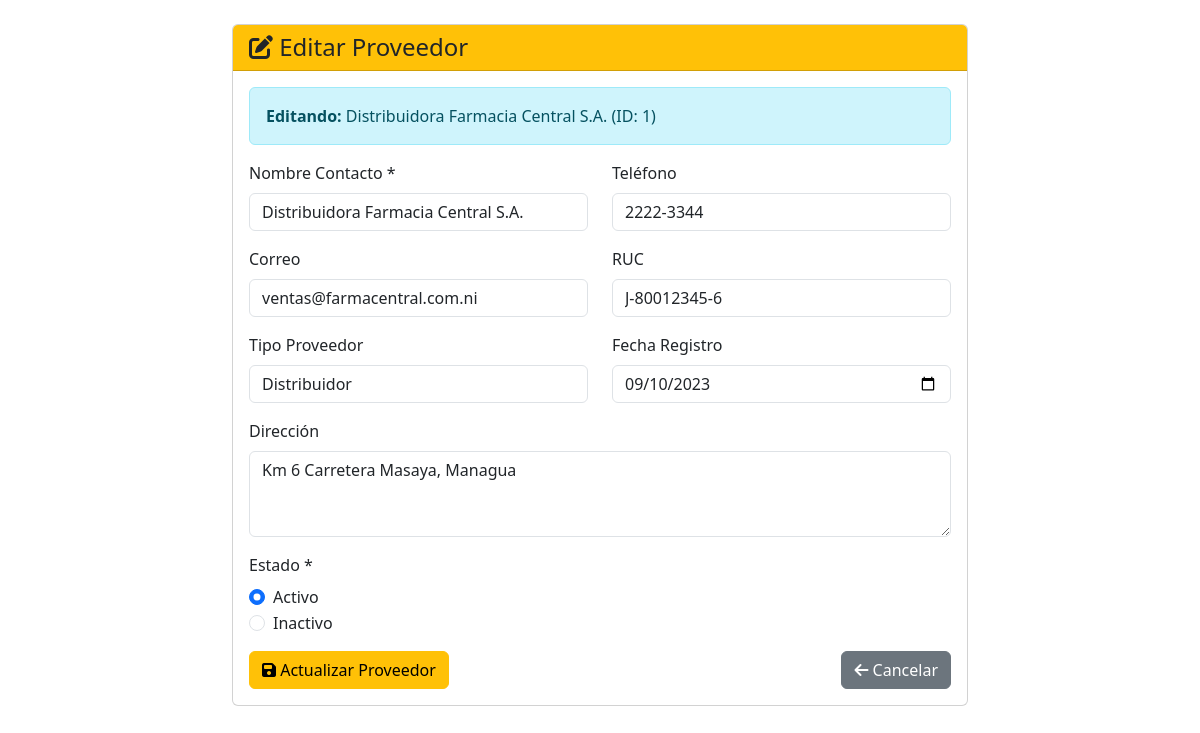
The app's page /proveedores/editar/1/ with its own data.
### farmacia_app/models.py (models this page shows, shortened)
class Proveedor(models.Model):
    id_proveedor = models.AutoField(primary_key=True)
    nombre_contacto = models.CharField(max_length=255)
    direccion = models.TextField(blank=True, null=True)
    telefono = models.CharField(max_length=20, blank=True, null=True)
    fecha_registro = models.DateField(blank=True, null=True)
    ruc = models.CharField(max_length=20, blank=True, null=True)
    correo = models.EmailField(blank=True, null=True)
    estado = models.IntegerField(default=1)
    tipo_proveedor = models.CharField(max_length=100, blank=True, null=True)
    class Meta:
        db_table = 'Proveedor'

### farmacia_app/views.py (the view)
# urls.py: path('proveedores/editar/<int:id_proveedor>/', views.proveedor_edit, name='proveedor_edit'),
def proveedor_edit(request, id_proveedor):
    proveedor = get_object_or_404(Proveedor, pk=id_proveedor)
    if request.method == 'POST':
        form = ProveedorForm(request.POST, instance=proveedor)
        if form.is_valid():
            form.save()
            return redirect('proveedor_list')
    else:
        form = ProveedorForm(instance=proveedor)
    return render(request, 'proveedor/edit.html', {'form': form, 'proveedor': proveedor})

### farmacia_app/templates/proveedor/edit.html (shortened to what this page needs)
<!DOCTYPE html>
<html lang="es">
<head>
    <link href="https://cdn.jsdelivr.net/npm/bootstrap@5.3.0/dist/css/bootstrap.min.css" rel="stylesheet">
    <link rel="stylesheet" href="https://cdnjs.cloudflare.com/ajax/libs/font-awesome/6.4.0/css/all.min.css">
</head>
<body>
    <div class="container mt-4">
        <div class="row justify-content-center">
            <div class="col-md-8">
                <div class="card">
                    <div class="card-header bg-warning text-dark">
                        <h4 class="mb-0"><i class="fas fa-edit"></i> Editar Proveedor</h4>
                    </div>
                    <div class="card-body">
                        <div class="alert alert-info">
                            <strong>Editando:</strong> {{ proveedor.nombre_contacto }} (ID: {{ proveedor.id_proveedor }})
                        </div>
                        <form method="POST">
                            <div class="row">
                                <div class="col-md-6 mb-3">
                                    <label for="id_nombre_contacto" class="form-label">Nombre Contacto *</label>
                                    <input type="text" class="form-control" id="id_nombre_contacto" name="nombre_contacto" value="{{ proveedor.nombre_contacto }}" required>
                                </div>
                                <div class="col-md-6 mb-3">
                                    <label for="id_telefono" class="form-label">Teléfono</label>
                                    <input type="text" class="form-control" id="id_telefono" name="telefono" value="{{ proveedor.telefono|default:'' }}">
                                </div>
                            </div>
                            <div class="row">
                                <div class="col-md-6 mb-3">
                                    <label for="id_correo" class="form-label">Correo</label>
                                    <input type="email" class="form-control" id="id_correo" name="correo" value="{{ proveedor.correo|default:'' }}">
                                </div>
                                <div class="col-md-6 mb-3">
                                    <label for="id_ruc" class="form-label">RUC</label>
                                    <input type="text" class="form-control" id="id_ruc" name="ruc" value="{{ proveedor.ruc|default:'' }}">
                                </div>
                            </div>
                            <div class="row">
                                <div class="col-md-6 mb-3">
                                    <label for="id_tipo_proveedor" class="form-label">Tipo Proveedor</label>
                                    <input type="text" class="form-control" id="id_tipo_proveedor" name="tipo_proveedor" value="{{ proveedor.tipo_proveedor|default:'' }}">
                                </div>
                                <div class="col-md-6 mb-3">
                                    <label for="id_fecha_registro" class="form-label">Fecha Registro</label>
                                    {% if proveedor.fecha_registro %}
                                        <input type="date" class="form-control" id="id_fecha_registro" name="fecha_registro" value="{{ proveedor.fecha_registro|date:'Y-m-d' }}">
                                    {% else %}
                                        <input type="date" class="form-control" id="id_fecha_registro" name="fecha_registro" value="">
                                    {% endif %}
                                </div>
                            </div>
                            <div class="mb-3">
                                <label for="id_direccion" class="form-label">Dirección</label>
                                <textarea class="form-control" id="id_direccion" name="direccion" rows="3">{{ proveedor.direccion|default:'' }}</textarea>
                            </div>
                            <div class="mb-3">
                                <label class="form-label">Estado *</label>
                                <div class="form-check">
                                    <input class="form-check-input" type="radio" name="estado" id="estado_activo" value="1" {% if proveedor.estado == 1 %}checked{% endif %}>
                                    <label class="form-check-label" for="estado_activo">
                                        Activo
                                    </label>
                                </div>
                                <div class="form-check">
                                    <input class="form-check-input" type="radio" name="estado" id="estado_inactivo" value="0" {% if proveedor.estado == 0 %}checked{% endif %}>
                                    <label class="form-check-label" for="estado_inactivo">
                                        Inactivo
                                    </label>
                                </div>
                            </div>
                            <div class="d-flex justify-content-between">
                                <button type="submit" class="btn btn-warning">
                                    <i class="fas fa-save"></i> Actualizar Proveedor
                                </button>
                                <a href="{% url 'proveedor_list' %}" class="btn btn-secondary">
                                    <i class="fas fa-arrow-left"></i> Cancelar
                                </a>
                            </div>
                        </form>
                    </div>
                </div>
            </div>
        </div>
    </div>
</body>
</html>

### records on screen
Proveedor: nombre_contacto "Distribuidora Farmacia Central S.A.", id_proveedor "1", telefono "2222-3344", correo "ventas@farmacentral.com.ni", ruc "J-80012345-6", tipo_proveedor "Distribuidor", fecha_registro "09/10/2023", direccion "Km 6 Carretera Masaya, Managua", estado "☑ Activo", estado "☐ Inactivo"
